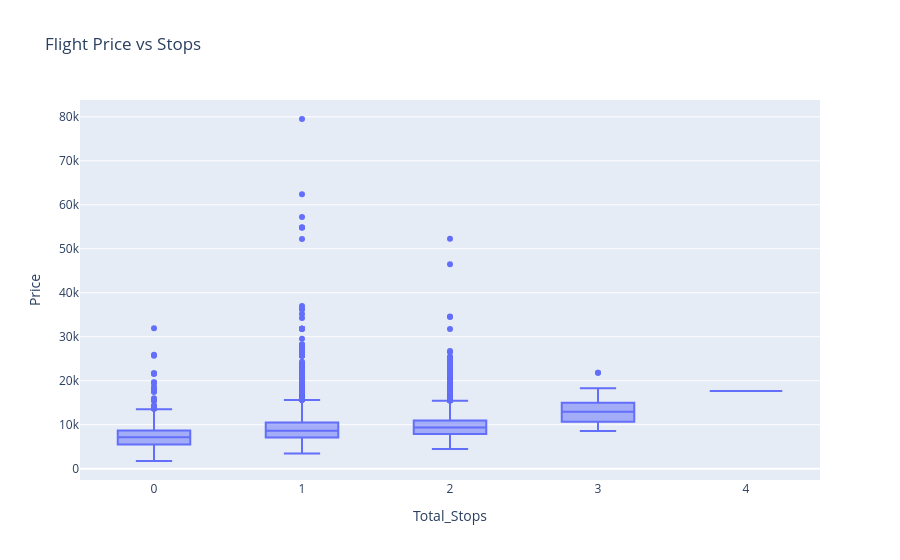

Notebook source saved alongside this figure:
### Code cell
fig = px.box(
    df,
    x="Total_Stops",
    y="Price",
    title="Flight Price vs Stops"
)

fig.show()

### Figure 1 — Plotly figure (JSON) as saved in the notebook; plotly's stock layout.template omitted (floating-point values rounded to 4 significant figures; data arrays with more than 128 entries replaced by an {"elided": "..."} marker saying what was removed)
{"data": [{"alignmentgroup": "True", "hovertemplate": "Total_Stops=%{x}<br>Price=%{y}<extra></extra>", "legendgroup": "", "marker": {"color": "#636efa"}, "name": "", "notched": false, "offsetgroup": "", "orientation": "v", "showlegend": false, "type": "box", "x": {"elided": "50683 int values"}, "x0": " ", "xaxis": "x", "y": {"elided": "50683 int values"}, "y0": " ", "yaxis": "y"}], "layout": {"boxmode": "group", "legend": {"tracegroupgap": 0}, "title": {"text": "Flight Price vs Stops"}, "xaxis": {"anchor": "y", "domain": [0, 1], "title": {"text": "Total_Stops"}}, "yaxis": {"anchor": "x", "domain": [0, 1], "title": {"text": "Price"}}}}
